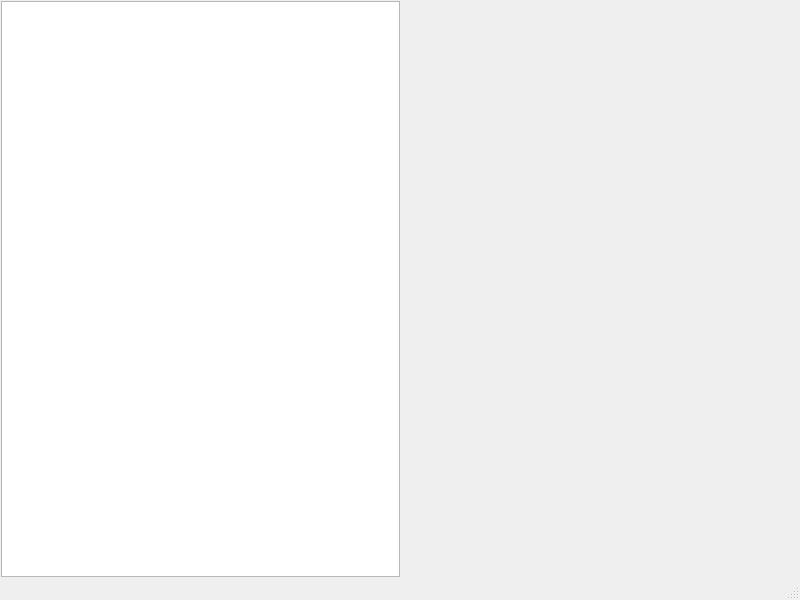
<?xml version="1.0" encoding="UTF-8"?>
<ui version="4.0">
 <class>MainWindow</class>
 <widget class="QMainWindow" name="MainWindow">
  <property name="geometry">
   <rect>
    <x>0</x>
    <y>0</y>
    <width>800</width>
    <height>600</height>
   </rect>
  </property>
  <property name="windowTitle">
   <string>Анализатор использования дисков</string>
  </property>
  <widget class="QWidget" name="centralwidget">
   <property name="sizePolicy">
    <sizepolicy hsizetype="Preferred" vsizetype="Preferred">
     <horstretch>0</horstretch>
     <verstretch>0</verstretch>
    </sizepolicy>
   </property>
   <property name="autoFillBackground">
    <bool>false</bool>
   </property>
   <layout class="QHBoxLayout" name="horizontalLayout">
    <property name="spacing">
     <number>1</number>
    </property>
    <property name="sizeConstraint">
     <enum>QLayout::SetDefaultConstraint</enum>
    </property>
    <property name="leftMargin">
     <number>1</number>
    </property>
    <property name="topMargin">
     <number>1</number>
    </property>
    <property name="rightMargin">
     <number>1</number>
    </property>
    <property name="bottomMargin">
     <number>1</number>
    </property>
    <item>
     <widget class="QTreeView" name="treeView">
      <property name="sizePolicy">
       <sizepolicy hsizetype="Preferred" vsizetype="Preferred">
        <horstretch>0</horstretch>
        <verstretch>0</verstretch>
       </sizepolicy>
      </property>
     </widget>
    </item>
    <item>
     <widget class="QWidget" name="widgetChart" native="true">
      <property name="autoFillBackground">
       <bool>false</bool>
      </property>
     </widget>
    </item>
   </layout>
  </widget>
  <widget class="QMenuBar" name="menubar">
   <property name="geometry">
    <rect>
     <x>0</x>
     <y>0</y>
     <width>800</width>
     <height>28</height>
    </rect>
   </property>
  </widget>
  <widget class="QStatusBar" name="statusbar"/>
 </widget>
 <resources/>
 <connections/>
</ui>
